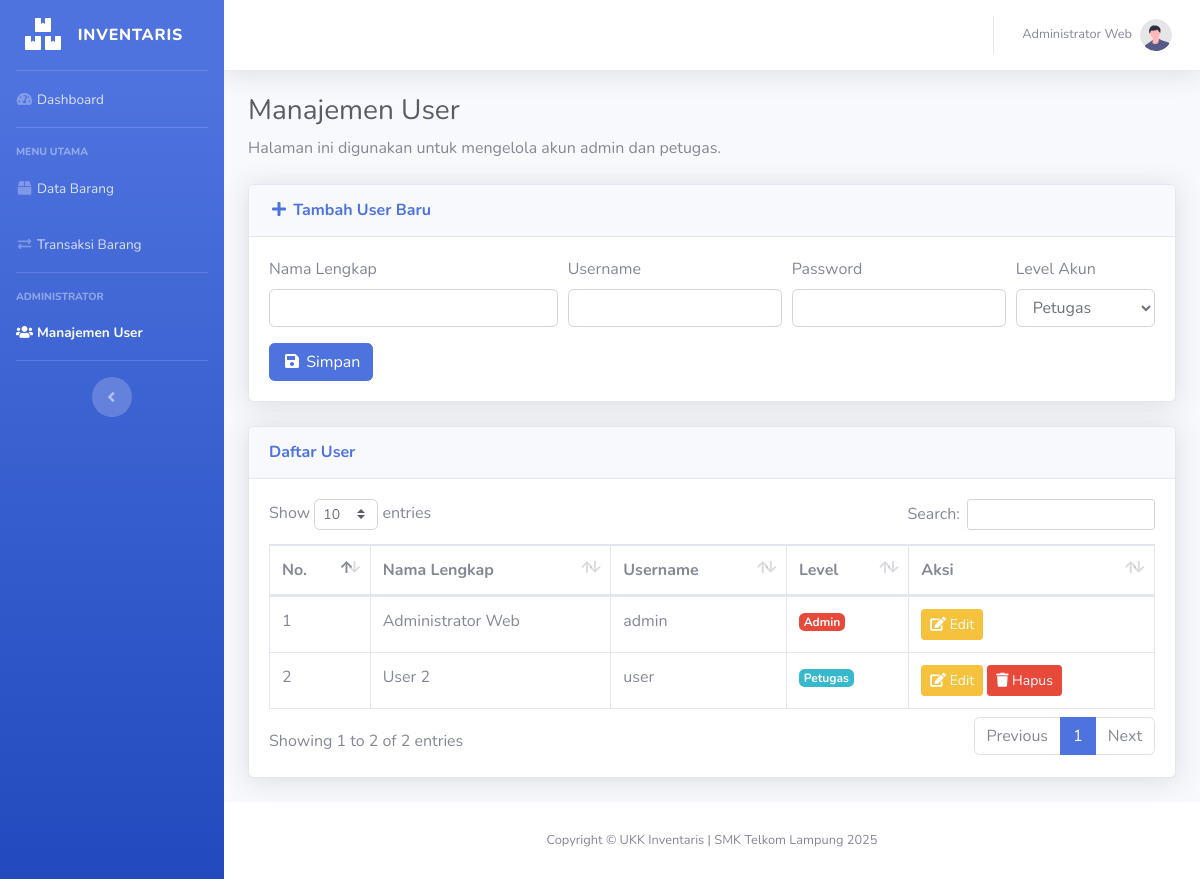
/user.php (signed in), run on the app's committed database.
### tables this page shows
CREATE TABLE `tbl_user` (
  `id_user` int(11) NOT NULL,
  `username` varchar(50) NOT NULL,
  `password` varchar(255) NOT NULL,
  `nama_lengkap` varchar(100) DEFAULT NULL,
  `level` enum('admin','petugas') DEFAULT 'petugas'
);

### user.php (the view, shortened to what this page needs)
<?php
include 'koneksi.php';
$query_user = "SELECT * FROM tbl_user ORDER BY nama_lengkap ASC";
$sql_user = mysqli_query($koneksi, $query_user);
?>
<!DOCTYPE html>
<html lang="id">
<head>
    <link href="vendor/fontawesome-free/css/all.min.css" rel="stylesheet" type="text/css">
    <link href="css/sb-admin-2.min.css" rel="stylesheet">
    <link href="vendor/datatables/dataTables.bootstrap4.min.css" rel="stylesheet">
</head>
<body id="page-top">
    <div id="wrapper">
        <ul class="navbar-nav bg-gradient-primary sidebar sidebar-dark accordion" id="accordionSidebar">
            <a class="sidebar-brand d-flex align-items-center justify-content-center" href="index.php">
                <div class="sidebar-brand-icon"><i class="fas fa-boxes"></i></div>
                <div class="sidebar-brand-text mx-3">Inventaris</div>
            </a>
            <hr class="sidebar-divider my-0">
            <li class="nav-item">
                <a class="nav-link" href="index.php">
                    <i class="fas fa-fw fa-tachometer-alt"></i><span>Dashboard</span></a>
            </li>
            <hr class="sidebar-divider">
            <div class="sidebar-heading">Menu Utama</div>
            <li class="nav-item">
                <a class="nav-link" href="barang.php">
                    <i class="fas fa-fw fa-box"></i><span>Data Barang</span></a>
            </li>
            <li class="nav-item">
                <a class="nav-link" href="transaksi.php">
                    <i class="fas fa-fw fa-exchange-alt"></i><span>Transaksi Barang</span></a>
            </li>
            <?php if (isset($_SESSION['level']) && $_SESSION['level'] == 'admin') : ?>
                <hr class="sidebar-divider">
                <div class="sidebar-heading">Administrator</div>
                <li class="nav-item active">
                    <a class="nav-link" href="user.php">
                        <i class="fas fa-fw fa-users"></i><span>Manajemen User</span></a>
                </li>
            <?php endif; ?>
            <hr class="sidebar-divider d-none d-md-block">
            <div class="text-center d-none d-md-inline">
                <button class="rounded-circle border-0" id="sidebarToggle"></button>
            </div>
        </ul>
        <div id="content-wrapper" class="d-flex flex-column">
            <div id="content">
                <nav class="navbar navbar-expand navbar-light bg-white topbar mb-4 static-top shadow">
                    <ul class="navbar-nav ml-auto">
                        <li class="nav-item dropdown no-arrow">
                            <a class="nav-link dropdown-toggle" href="#" id="userDropdown" role="button"
                                data-toggle="dropdown" aria-haspopup="true" aria-expanded="false">
                                <span class="mr-2 d-none d-lg-inline text-gray-600 small">
                                    <?php echo htmlspecialchars($_SESSION['nama_lengkap']); ?>
                                </span>
                                <img class="img-profile rounded-circle" src="img/undraw_profile.svg">
                            </a>
                        </li>
                    </ul>
                </nav>
                <div class="container-fluid">
                    <h1 class="h3 mb-2 text-gray-800">Manajemen User</h1>
                    <p class="mb-4">Halaman ini digunakan untuk mengelola akun admin dan petugas.</p>
                    <div class="card shadow mb-4">
                        <div class="card-header py-3">
                            <h6 class="m-0 font-weight-bold text-primary">
                                <i class="fas fa-plus fa-fw"></i> Tambah User Baru
                            </h6>
                        </div>
                        <div class="card-body">
                            <form action="aksi_user.php" method="POST">
                                <div class="form-row">
                                    <div class="form-group col-md-4">
                                        <label for="nama_lengkap">Nama Lengkap</label>
                                        <input type="text" class="form-control" id="nama_lengkap" name="nama_lengkap" required>
                                    </div>
                                    <div class="form-group col-md-3">
                                        <label for="username">Username</label>
                                        <input type="text" class="form-control" id="username" name="username" required>
                                    </div>
                                    <div class="form-group col-md-3">
                                        <label for="password">Password</label>
                                        <input type="password" class="form-control" id="password" name="password" required>
                                    </div>
                                    <div class="form-group col-md-2">
                                        <label for="level">Level Akun</label>
                                        <select id="level" name="level" class="form-control" required>
                                            <option value="petugas" selected>Petugas</option>
                                        </select>
                                    </div>
                                </div>
                                <button type="submit" class="btn btn-primary">
                                    <i class="fas fa-save fa-fw"></i> Simpan
                                </button>
                            </form>
                        </div>
                    </div>
                    <div class="card shadow mb-4">
                        <div class="card-header py-3">
                            <h6 class="m-0 font-weight-bold text-primary">Daftar User</h6>
                        </div>
                        <div class="card-body">
                            <div class="table-responsive">
                                <table class="table table-bordered" id="dataTable" width="100%" cellspacing="0">
                                    <thead>
                                        <tr>
                                            <th>No.</th>
                                            <th>Nama Lengkap</th>
                                            <th>Username</th>
                                            <th>Level</th>
                                            <th>Aksi</th>
                                        </tr>
                                    </thead>
                                    <tbody>
                                        <?php
                                        $no = 1;
                                        while ($data = mysqli_fetch_assoc($sql_user)) {
                                        ?>
                                            <tr>
                                                <td><?php echo $no++; ?></td>
                                                <td><?php echo htmlspecialchars($data['nama_lengkap']); ?></td>
                                                <td><?php echo htmlspecialchars($data['username']); ?></td>
                                                <td>
                                                    <?php if ($data['level'] == 'admin'): ?>
                                                        <span class="badge badge-danger">Admin</span>
                                                    <?php else: ?>
                                                        <span class="badge badge-info">Petugas</span>
                                                    <?php endif; ?>
                                                </td>
                                                <td>
                                                    <a href="edit_user.php?id=<?php echo $data['id_user']; ?>" class="btn btn-warning btn-sm">
                                                        <i class="fas fa-edit"></i> Edit
                                                    </a>
                                                    <?php
                                                    if ($data['id_user'] != $_SESSION['id_user']) :
                                                    ?>
                                                        <a href="aksi_user.php?aksi=hapus&id=<?php echo $data['id_user']; ?>"
                                                            class="btn btn-danger btn-sm"
                                                            onclick="return confirm('Peringatan: Menghapus user mungkin gagal jika user sudah memiliki riwayat transaksi. \n\nYakin ingin mencoba menghapus user ini?');">
                                                            <i class="fas fa-trash"></i> Hapus
                                                        </a>
                                                    <?php
                                                    endif;
                                                    ?>
                                                </td>
                                            </tr>
                                        <?php
                                        }
                                        ?>
                                    </tbody>
                                </table>
                            </div>
                        </div>
                    </div>
                </div>
            </div>
            <footer class="sticky-footer bg-white">
                <div class="container my-auto">
                    <div class="copyright text-center my-auto">
                        <span>Copyright &copy; UKK Inventaris | SMK Telkom Lampung 2025</span>
                    </div>
                </div>
            </footer>
        </div>
    </div>
</body>
</html>

### data on the page
tbl_user: nama_lengkap "Administrator Web", username "admin", level "Admin"
tbl_user: nama_lengkap "User 2", username "user", level "Petugas"

### other printed values
$_SESSION['nama_lengkap'] "Administrator Web"
